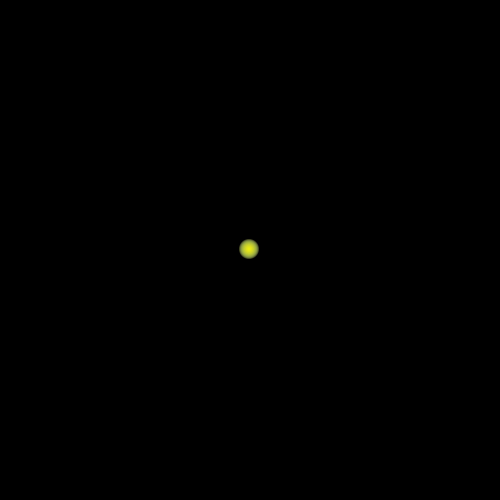
Frame 1 (no input)
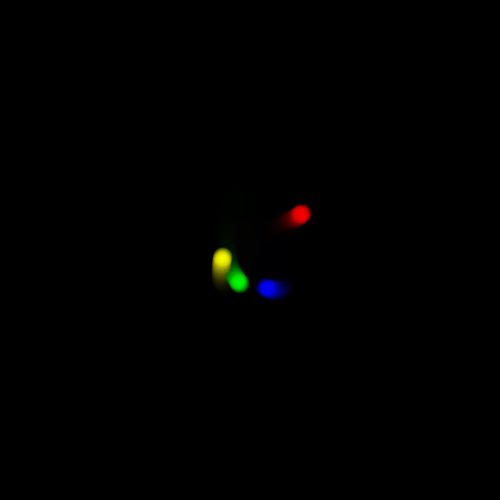
Frame 60 (the mouse pressed at the canvas centre just before this capture)
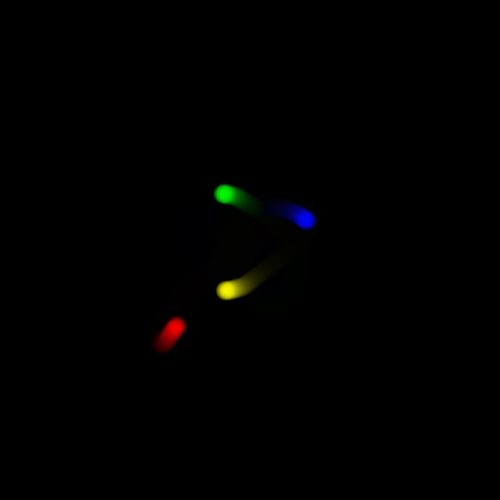
Frame 120 (the mouse held since frame 60 and released just before this capture)

The Processing sketch that drew these frames (run headless with seeded random() and noise(); from frame 60 on, the mouse is pressed at the canvas centre):

// Processing sketch: processing_71563
// ── processing_71563.pde

//Morgan D
//Computer Programming 1, Mods (13) 14-15
//Ticklish Penguin
//URL -> padova.webs.com/RandomOrbitSite.html

//This is a program that draws balls that follow the mouse pointer in a random orbit, that is, they accelerate
//and decelerate randomly.

//These hold the balls that you see on the screen.
ball a;
ball b;
ball c;
ball d;

void setup()
{
  
  size(500, 500);
  background(0);
  
  smooth();
  noStroke();
  
  a = new ball(255, 0, 0);
  b = new ball(0, 255, 0);
  c = new ball(0, 0, 255);
  d = new ball(255, 255, 0);
}

void draw()
{
  
  //Creates afterimage.
  fill(0, 0, 0, 63);
  rect(0, 0, 500, 500);
  
  a.animate();
  b.animate();
  c.animate();
  d.animate();
}

class ball
{
  
  //As you can probably guess, this holds the current x and y positions of the ball.
  float x;
  float y;
  
  //This holds the current change in x and y; analogous to velocity.
  float changex;
  float changey;
  
  //These denote the coordinates of the focus of the ball's acceleration.
  float centerx;
  float centery;
  
  //These store the color and opacity of the ball.
  int red;
  int green;
  int blue;
  
  //This is the radius of all balls.
  int RADIUS;
  
  //This is an arbitrary force that acts as a meterstick for the accelerations that the balls undergo.
  float FORCE;
  
  //This is the tipping point for the diastance of the ball from its focus point; at this distance it is guaranteed to accelerate back to center.
  float BOUND;
  
  //This is the tipping point of the changex and changey variables; any faster than this, and they begin to decelerate.
  float CHANGEBOUND;
  
  //The constructor method.
  ball(int newRed, int newGreen, int newBlue)
  {
    x = 249;
    y = 249;
    
    changex = 0;
    changey = 0;
    
    centerx = 249;
    centery = 249;
    
    red = newRed;
    green = newGreen;
    blue = newBlue;
    
    RADIUS = 20;
    
    FORCE = .5;
    
    BOUND = 100;
    CHANGEBOUND = 7.5;
  }
  
  //This puts together all of the methods the ball calls when in draw().
  void animate()
  {
    show();
    move();
    recenter();
    accel();
    speedCap();
  }
  
  //This draws the ball on the screen, and makes it 'fade out' towards the edges.
  void show()
  {
    for(int i = 1; i <= RADIUS; i++)
    {
      fill(red, green, blue, 31);
      ellipse(x, y, i, i);
    }
  }
  
  //This changes the x and y coordinates of the ball based on its changex and changey values.
  void move()
  {
    x += changex;
    
    y += changey;
  }
  
  //This sets the center of the acceleration for this frame, and forces the balls to gravitate towards the center of the screen when not clicked.
  void recenter()
  {
    if (mousePressed == false)
      centerx += (249-centerx)/75;
    else
      centerx += (mouseX-centerx)/10;
    if (mousePressed == false)
      centery += (249-centery)/75;
    else
      centery += (mouseY-centery)/10;
  }
  
  //This causes the ball to conform to a sort of force field centered on the mouse pointer. The force is proportional to their distance in terms of BOUND.
  void accel()
  {
    changex += random(-(x-centerx)/BOUND-1, 1-(x-centerx)/BOUND)*FORCE;
    
    changey += random(-(y-centery)/BOUND-1, 1-(y-centery)/BOUND)*FORCE;
  }
  
  //This checks that the changex and changey values haven't exceeded CHANGEBOUND, and slow them down if they have.
  void speedCap()
  {
    if (changex > CHANGEBOUND)
      changex -= FORCE;
    if (changex < -CHANGEBOUND)
      changex += FORCE;
    
    if (changey > CHANGEBOUND)
      changey -= FORCE;
    if (changey < -CHANGEBOUND)
      changey += FORCE;
  }
}
